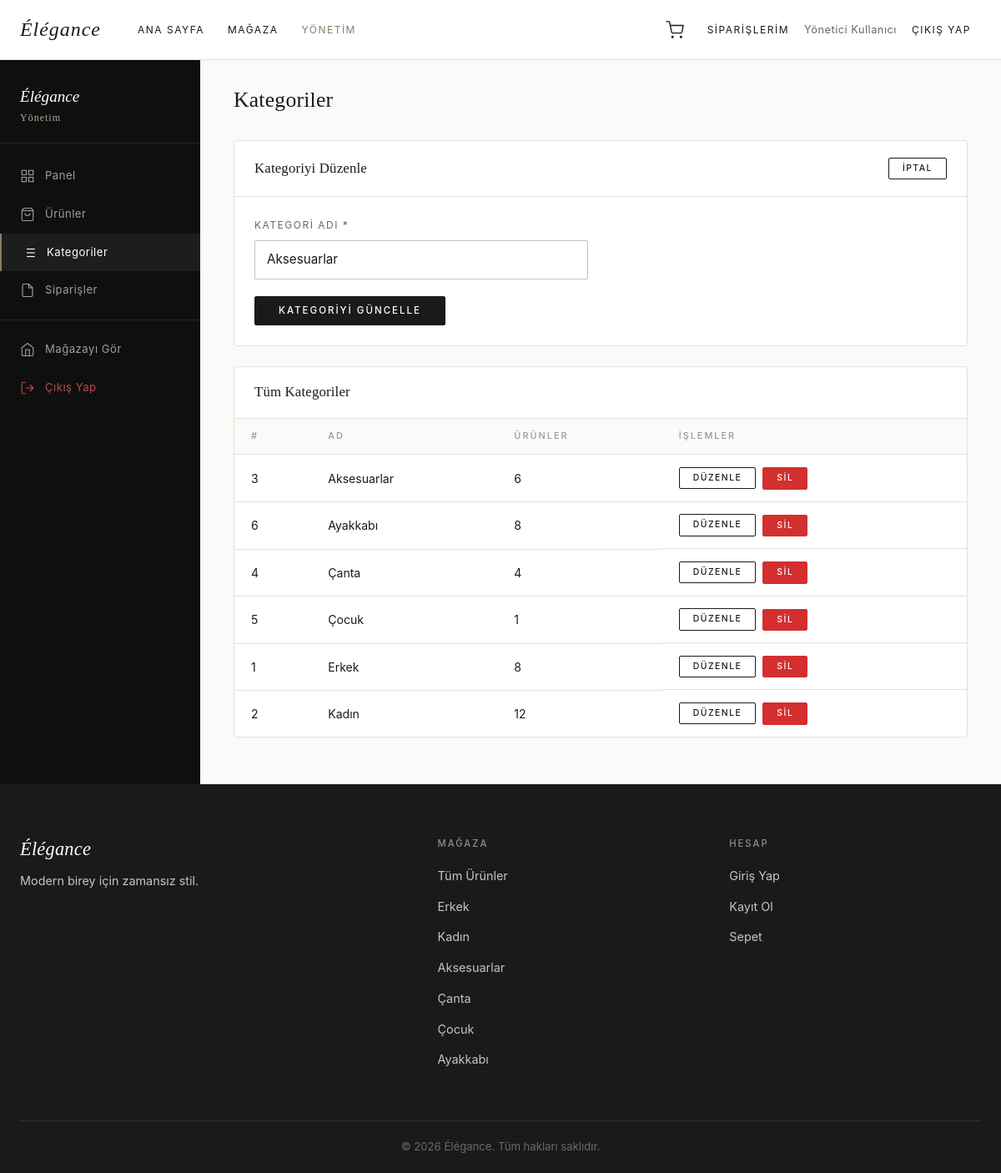
Page /admin/categories.php?action=edit&id=3 (signed in) on the committed database.
### tables this page shows
CREATE TABLE `categories` (
  `id` int(11) NOT NULL,
  `category_name` varchar(100) NOT NULL
);

### admin/categories.php (the view, shortened to what this page needs)
<?php
$pdo = getDB();
$editCat = null;
if (($_GET['action'] ?? '') === 'edit' && !empty($_GET['id'])) {
    $editStmt = $pdo->prepare('SELECT * FROM categories WHERE id = ?');
    $editStmt->execute([(int)$_GET['id']]);
    $editCat = $editStmt->fetch();
}
$categories = $pdo->query('SELECT c.*, COUNT(p.id) as product_count FROM categories c LEFT JOIN products p ON c.id = p.category_id GROUP BY c.id ORDER BY c.category_name')->fetchAll();
include dirname(__DIR__) . '/includes/header.php';
?>
<div class="admin-layout">
    <?php include __DIR__ . '/partials/sidebar.php'; ?>
    <div class="admin-main">
        <div class="admin-topbar">
            <h1 class="admin-page-title">Kategoriler</h1>
        </div>
        <div class="admin-card">
            <div class="admin-card__header">
                <h2 class="admin-card__title"><?= $editCat ? 'Kategoriyi Düzenle' : 'Kategori Ekle' ?></h2>
                <?php if ($editCat): ?>
                    <a href="<?= SITE_URL ?>/admin/categories.php" class="btn btn--secondary btn--sm">İptal</a>
                <?php endif; ?>
            </div>
            <form method="POST" action="" class="admin-form">
                <div class="form-group" style="max-width:400px">
                    <label class="form-label">Kategori Adı *</label>
                    <input type="text" name="category_name" class="form-control"
                           value="<?= htmlspecialchars($editCat['category_name'] ?? '') ?>" required>
                </div>
                <button type="submit" class="btn btn--primary">
                    <?= $editCat ? 'Kategoriyi Güncelle' : 'Kategori Ekle' ?>
                </button>
            </form>
        </div>
        <div class="admin-card">
            <div class="admin-card__header">
                <h2 class="admin-card__title">Tüm Kategoriler</h2>
            </div>
            <div class="admin-table-wrap">
                <table class="admin-table">
                    <thead>
                        <tr>
                            <th>#</th>
                            <th>Ad</th>
                            <th>Ürünler</th>
                            <th>İşlemler</th>
                        </tr>
                    </thead>
                    <tbody>
                        <?php if (empty($categories)): ?>
                        <tr><td colspan="4" class="admin-table__empty">Henüz kategori yok.</td></tr>
                        <?php else: ?>
                        <?php foreach ($categories as $cat): ?>
                        <tr>
                            <td><?= $cat['id'] ?></td>
                            <td><?= htmlspecialchars($cat['category_name']) ?></td>
                            <td><?= $cat['product_count'] ?></td>
                            <td class="admin-table__actions">
                                <a href="?action=edit&id=<?= $cat['id'] ?>" class="btn btn--secondary btn--sm">Düzenle</a>
                                <form method="POST" action="" style="display:inline"
                                      onsubmit="return confirm('Bu kategori silinsin mi? Ürünler kategorisiz kalacak.')">
                                    <button type="submit" class="btn btn--danger btn--sm">Sil</button>
                                </form>
                            </td>
                        </tr>
                        <?php endforeach; ?>
                        <?php endif; ?>
                    </tbody>
                </table>
            </div>
        </div>
    </div>
</div>
<?php include dirname(__DIR__) . '/includes/footer.php'; ?>

### assets/css/style.css (style rules this page uses)
:root { --primary: #1a1a1a; --primary-hover: #333333; --secondary: #8c7b6b; --secondary-light: #b5a898; --white: #ffffff; --off-white: #fafaf8; --light-gray: #f8f8f8; --warm-light: #f0ede8; --border: #e5e0da; --border-dark: #c8c0b8; --text: #1a1a1a; --text-light: #666666; --text-muted: #999999; --success: #4caf50; --success-bg: #f0faf0; --error: #d32f2f; --error-bg: #fef0f0; --font-heading: Georgia, 'Times New Roman', serif; --font-body: -apple-system, BlinkMacSystemFont, 'Segoe UI', Helvetica, Arial, sans-serif; --transition: 0.25s ease; --transition-slow: 0.4s ease; --shadow-sm: 0 1px 4px rgba(0,0,0,0.06); --shadow: 0 4px 20px rgba(0,0,0,0.08); --shadow-md: 0 8px 32px rgba(0,0,0,0.12); --shadow-hover: 0 12px 48px rgba(0,0,0,0.16); --radius: 2px; --radius-md: 4px; --container-max: 1200px; --nav-height: 72px; }
*, *::before, *::after { box-sizing: border-box; margin: 0; padding: 0; }
html { scroll-behavior: smooth; -webkit-text-size-adjust: 100%; }
body { font-family: var(--font-body); font-size: 15px; line-height: 1.65; color: var(--text); background: var(--white); -webkit-font-smoothing: antialiased; -moz-osx-font-smoothing: grayscale; }
a { color: inherit; text-decoration: none; }
button { cursor: pointer; font-family: inherit; }
input, textarea, select { font-family: inherit; }
h1, h2, h3, h4, h5 { font-family: var(--font-heading); font-weight: normal; line-height: 1.25; letter-spacing: 0.01em; color: var(--primary); }
.btn { display: inline-flex; align-items: center; justify-content: center; gap: 8px; padding: 11px 28px; font-family: var(--font-body); font-size: 0.72rem; font-weight: 500; letter-spacing: 2px; text-transform: uppercase; text-align: center; border: 1px solid transparent; border-radius: var(--radius); cursor: pointer; transition: all var(--transition); white-space: nowrap; text-decoration: none; line-height: 1; }
.btn--primary { background: var(--primary); color: var(--white); border-color: var(--primary); }
.btn--secondary { background: transparent; color: var(--primary); border-color: var(--primary); }
.btn--danger { background: var(--error); color: var(--white); border-color: var(--error); }
.btn--sm { padding: 7px 16px; font-size: 0.65rem; letter-spacing: 1.5px; }
.form-group { margin-bottom: 20px; }
.form-label { display: block; font-size: 0.75rem; letter-spacing: 1.5px; text-transform: uppercase; color: var(--text-light); margin-bottom: 8px; }
.form-control { display: block; width: 100%; padding: 11px 14px; font-size: 0.95rem; color: var(--primary); background: var(--white); border: 1px solid var(--border-dark); border-radius: var(--radius); transition: border-color var(--transition), box-shadow var(--transition); line-height: 1.5; outline: none; }
.admin-layout { display: flex; min-height: calc(100vh - var(--nav-height)); }
.admin-main { flex: 1; padding: 32px 40px; background: var(--off-white); overflow-x: auto; }
.admin-topbar { display: flex; align-items: center; justify-content: space-between; margin-bottom: 32px; }
.admin-page-title { font-size: 1.6rem; }
.admin-card { background: var(--white); border: 1px solid var(--border); border-radius: var(--radius-md); margin-bottom: 24px; overflow: hidden; }
.admin-card__header { display: flex; align-items: center; justify-content: space-between; padding: 20px 24px; border-bottom: 1px solid var(--border); }
.admin-card__title { font-size: 1.05rem; }
.admin-table-wrap { overflow-x: auto; }
.admin-table { width: 100%; border-collapse: collapse; font-size: 0.88rem; }
.admin-table th { padding: 12px 20px; text-align: left; font-size: 0.68rem; letter-spacing: 2px; text-transform: uppercase; color: var(--text-muted); font-weight: 500; font-family: var(--font-body); background: var(--off-white); border-bottom: 1px solid var(--border); }
.admin-table td { padding: 14px 20px; border-bottom: 1px solid var(--border); vertical-align: middle; }
.admin-table tr:last-child td { border-bottom: none; }
.admin-table__actions { display: flex; gap: 8px; align-items: center; }
.admin-form { padding: 24px; }

### rows in the picture
categories: category_name "Aksesuarlar", id "3", product_count "6"
categories: id "6", category_name "Ayakkabı", product_count "8"
categories: id "4", category_name "Çanta", product_count "4"
categories: id "5", category_name "Çocuk", product_count "1"
categories: id "1", category_name "Erkek", product_count "8"
categories: id "2", category_name "Kadın", product_count "12"

### other values in the picture
$_SESSION['full_name'] "Yönetici Kullanıcı"
